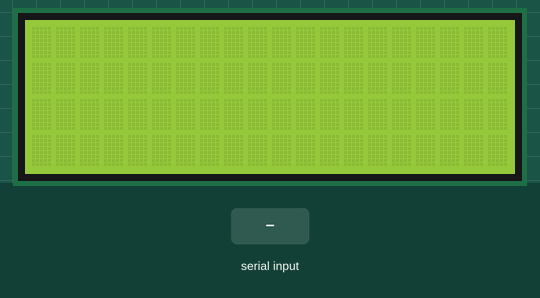
Simulated run of this sketch. Board: Arduino Uno, built with avr-gcc and run on an emulated ATmega328P. Shown: 20×4 character LCD. Inputs (shaded band) come from the test bench. What the sketch prints to the serial monitor is not drawn.

Above: at 1.2 s.
1.3 s: "1" received over Serial
3.8 s: "0" received over Serial
At 5.2 s:
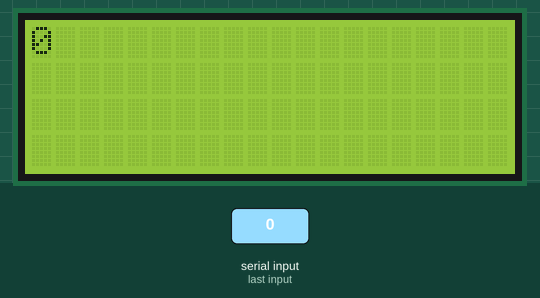
6.3 s: "2" received over Serial
Timing chart, 0 to 9.3 s (numbered marks = the images above; inputs shaded):
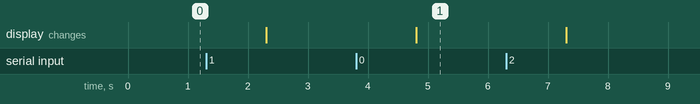

The sketch:

lcd1.ino
```cpp
#include "LCDIC2.h"

LCDIC2 lcd(0x27, 20, 4);
//LCDIC2 lcd(0x3F, 20, 4);

void setup() {
  Serial.begin(9600);
  while (! Serial);
  Serial.println("SENT");

  if (lcd.begin()) {
    lcd.print("Hello, World!");
    //    lcd.setBacklight(false);
  }
}

void loop() {

//  String s1 = Serial.readStringUntil('\n');
//  lcd.print(s1);

  if (Serial.available() > 0) {
    String s1 = Serial.readString();
    s1.trim();
    lcd.clear();
    lcd.print(s1);
  }

}
```

Measured:
- after the input at 3.8 s, the display: changes after 1.0 s (image 1)
